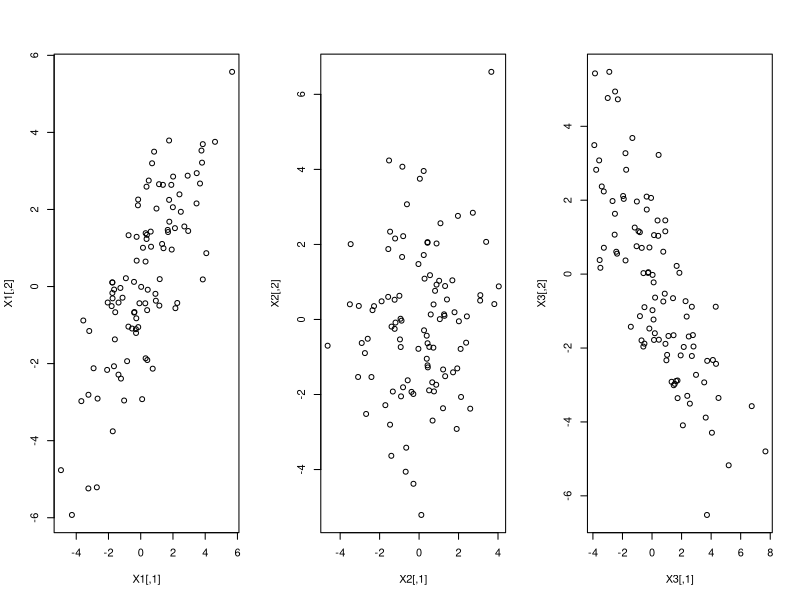

This chart was generated by the following R code:
## ---- chunk 1
knitr::opts_chunk$set(echo = TRUE)
library(tidyr) #the pipe (%>%) tool is extremely useful
library(MASS)
library(corrplot)#for visualizing the corr matrix of the iris data
library(car)
## ---- chunk 2
setosa=as.matrix(iris[iris$Species=="setosa", 1:4])
sample.meanvec=matrix(colMeans(setosa), 4, 1)
rownames(sample.meanvec)=colnames(setosa)
colnames(sample.meanvec)="mean"
b=matrix(1/4, 4, 1)
Y=setosa%*%b
#sample mean of Y: the following two results are the same
mean(Y)
t(b)%*%sample.meanvec
## ---- chunk 3
#sample variance of Y: the following two results are the same
var(Y)
t(b)%*%cov(setosa)%*%b
## ---- chunk 4
#the library "MASS" is required
library(MASS)
my.cov=4*(diag(4) + 0.3* rep(1,4)%o%rep(1,4))
eigen(my.cov)#to check whether the cov matrix is p.d.
my.mean=8*c(3,2,1,1)
n=60
## ---- chunk 5
set.seed(1)
x=mvrnorm(n, mu=my.mean, Sigma=my.cov)
dim(x)
protein=as.matrix(data.frame(meat=x[,1],dairy=x[,2], 
                             veg=x[,3], other=x[,4]))
## ---- chunk 6
protein
## ---- chunk 7
xbar=matrix(colMeans(protein), 4, 1)
t(xbar)
S=cov(protein)
S
## ---- chunk 8
# Method 1
sqrt(S[1,1]/60)

# Method 2
a=matrix(c(1,0,0,0),4,1)
sqrt(t(a)%*%S%*%a/60)
## ---- chunk 9
a=matrix(1,4,1)
t(a)%*% xbar #estimate 
sqrt(t(a)%*%S%*%a/60) #standard error
#a large-sample 95% C.I. 
c(t(a)%*% xbar- 1.96*sqrt(t(a)%*%S%*%a/60), 
  t(a)%*% xbar+ 1.96*sqrt(t(a)%*%S%*%a/60))
## ---- chunk 10
a=matrix(c(1,-1,0,0),4,1)
t(a)%*% xbar #estimate 
sqrt(t(a)%*%S%*%a/60) #standard error
#a large-sample 95% C.I. 
c(t(a)%*% xbar- 1.96*sqrt(t(a)%*%S%*%a/60), 
  t(a)%*% xbar+ 1.96*sqrt(t(a)%*%S%*%a/60))
## ---- chunk 11
Sigma1=matrix(c(5,4,4,5), 2,2) 
X1=mvrnorm(100, mu=c(0,0), Sigma=Sigma1)
Sigma2=matrix(c(3,0,0,3), 2,2)
X2=mvrnorm(100, mu=c(0,0), Sigma=Sigma2)
Sigma3=matrix(c(5,-4,-4,5), 2,2)
X3=mvrnorm(100, mu=c(0,0), Sigma=Sigma3)
## ---- chunk 12
par(mfrow=c(1,3))
plot(X1); plot(X2); plot(X3)
